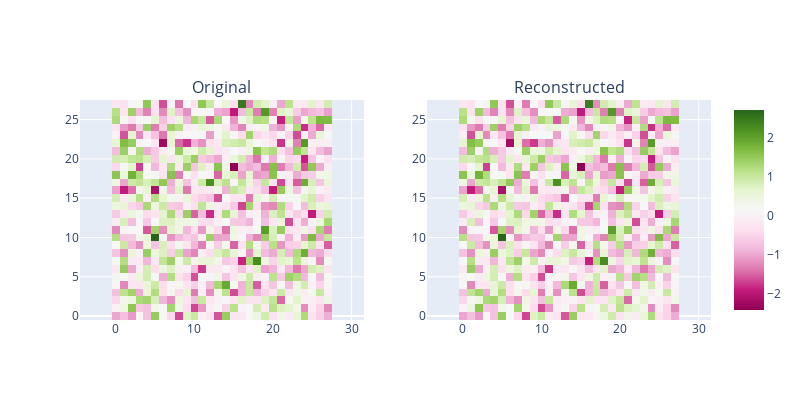

Source (notebook cell):
### Code cell
fig = make_subplots(rows=1, cols=2, subplot_titles=["Original", "Reconstructed"])

for i, img in enumerate([probe_act[sample_idx], probe_recon[sample_idx]], 1):
    fig.add_trace(px.imshow(img.reshape(28, 28)).data[0], row=1, col=i)

fig.update_layout(height=400, width=800, xaxis_scaleanchor="y", xaxis2_scaleanchor="y2")
fig.show()
print(
    f"Reconstruction Error: {F.mse_loss(probe_act[sample_idx], probe_recon[sample_idx], reduction='sum')}"
)

### Figure 1 — Plotly figure (JSON) as saved in the notebook; plotly's stock layout.template omitted (floating-point values rounded to 4 significant figures; data arrays with more than 128 entries replaced by an {"elided": "..."} marker saying what was removed)
{"data": [{"coloraxis": "coloraxis", "hovertemplate": "x: %{x}<br>y: %{y}<br>color: %{z}<extra></extra>", "name": "0", "type": "heatmap", "xaxis": "x", "yaxis": "y", "z": {"elided": "28x28 float values"}}, {"coloraxis": "coloraxis", "hovertemplate": "x: %{x}<br>y: %{y}<br>color: %{z}<extra></extra>", "name": "0", "type": "heatmap", "xaxis": "x2", "yaxis": "y2", "z": {"elided": "28x28 float values"}}], "layout": {"annotations": [{"font": {"size": 16}, "showarrow": false, "text": "Original", "x": 0.225, "xanchor": "center", "xref": "paper", "y": 1, "yanchor": "bottom", "yref": "paper"}, {"font": {"size": 16}, "showarrow": false, "text": "Reconstructed", "x": 0.775, "xanchor": "center", "xref": "paper", "y": 1, "yanchor": "bottom", "yref": "paper"}], "height": 400, "width": 800, "xaxis": {"anchor": "y", "domain": [0, 0.45], "scaleanchor": "y"}, "xaxis2": {"anchor": "y2", "domain": [0.55, 1], "scaleanchor": "y2"}, "yaxis": {"anchor": "x", "domain": [0, 1]}, "yaxis2": {"anchor": "x2", "domain": [0, 1]}}}
